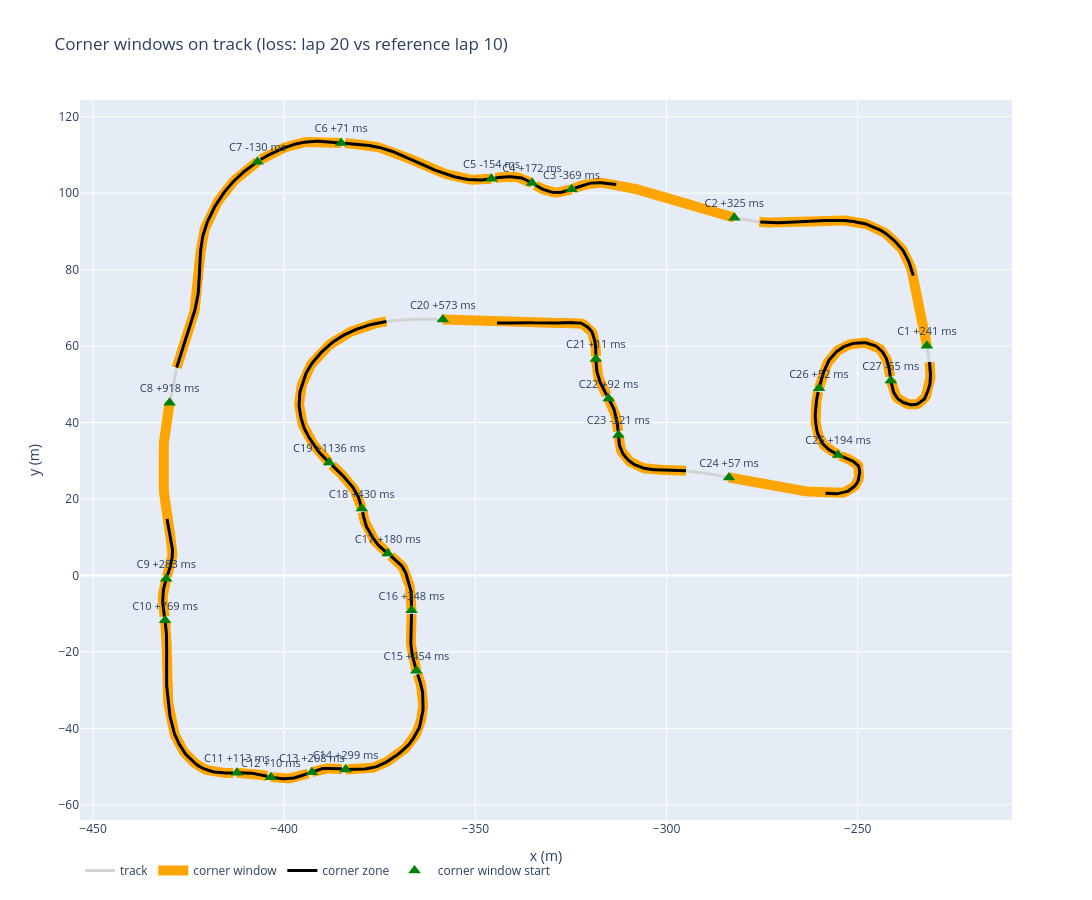

Source (notebook cell):
### Code cell
def track_xy(s_from: float, s_to: float) -> tuple[np.ndarray, np.ndarray]:
    """Centerline x/y from s_from to s_to (driving direction, crosses s = 0 if needed)."""
    span = np.mod(s_to - s_from, length)
    s = np.mod(s_from + np.arange(0, span + 0.5, 0.5), length)
    return (np.interp(s, cl["s"], cl["x"], period=length),
            np.interp(s, cl["s"], cl["y"], period=length))

loss_by_corner = ct[ct["lap"] == lap].set_index("corner")["loss"]

fig = go.Figure()
fig.add_trace(go.Scatter(x=cl["x"], y=cl["y"], mode="lines", name="track",
                         line=dict(color="lightgrey", width=3)))

for i, (_, w) in enumerate(windows.iterrows()):
    x, y = track_xy(w["s_start"], w["s_end"])
    fig.add_trace(go.Scatter(x=x, y=y, mode="lines", name="corner window",
                             legendgroup="win", showlegend=(i == 0),
                             line=dict(color="orange", width=10)))

    z = zones[zones["zone"] == w["zone"]].iloc[0]
    xz, yz = track_xy(z["s_start"], z["s_end"])
    fig.add_trace(go.Scatter(x=xz, y=yz, mode="lines", name="corner zone",
                             legendgroup="zone", showlegend=(i == 0),
                             line=dict(color="black", width=3)))

    loss = loss_by_corner.get(w["corner"], np.nan)
    label = f"C{int(w['corner'])} {loss * 1000:+.0f} ms" if pd.notna(loss) else f"C{int(w['corner'])} n/a"
    fig.add_trace(go.Scatter(x=[x[0]], y=[y[0]], mode="markers+text", name=" corner window start",
                             legendgroup="start", showlegend=(i == 0),
                             marker=dict(symbol="triangle-up", size=11, color="green"),
                             text=[label], textposition="top center", textfont=dict(size=11)))

fig.update_layout(title=f"Corner windows on track (loss: lap {lap} vs reference lap {ref})",
                  width=1400, height=900, showlegend=True, legend=dict(orientation="h", y=-0.05),
                  xaxis_title="x (m)", yaxis_title="y (m)")
fig.update_yaxes(scaleanchor="x", scaleratio=1)
fig.show()
